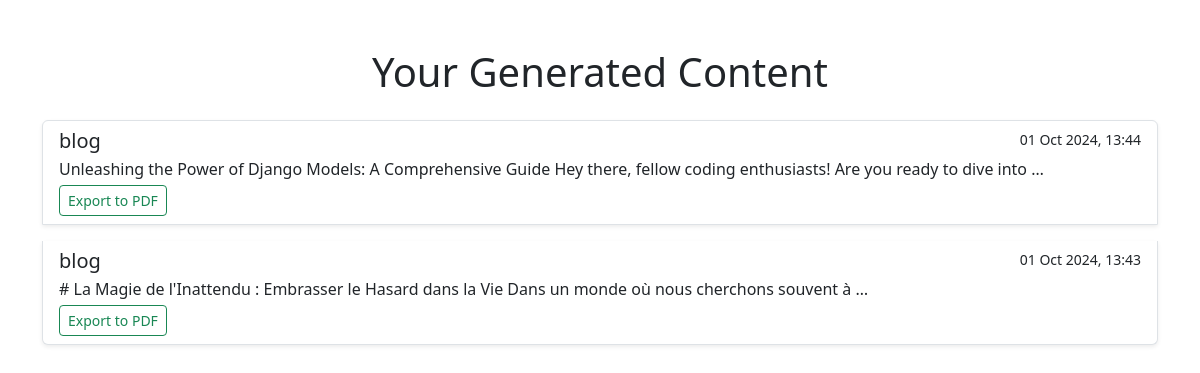
Page /history/ (signed in) on the committed database.
### main/models.py (models this page shows, shortened)
class GeneratedContent(models.Model):
    user = models.ForeignKey(User, on_delete=models.CASCADE)
    content_type = models.CharField(max_length=100)
    prompt = models.TextField()
    tone = models.CharField(max_length=100)
    generated_text = models.TextField()
    created_at = models.DateTimeField(auto_now_add=True)
    content_type_count = models.PositiveIntegerField(default=0)

### main/views.py (the view)
# urls.py: path("history/", content_history, name="content_history"),
@login_required
def content_history(request):
    content_list = GeneratedContent.objects.filter(user=request.user).order_by(
        "-created_at"
    )
    return render(
        request, "generator/content_history.html", {"content_list": content_list}
    )

### templates/generator/content_history.html (shortened to what this page needs)
{% extends 'base.html' %}
{% block content %}
<div class="mt-5">
    <h1 class="text-center mb-4">Your Generated Content</h1>
    <div class="list-group">
        {% for content in content_list %}
        <div class="list-group-item list-group-item-action flex-column align-items-start mb-3 shadow-sm">
            <div class="d-flex w-100 justify-content-between">
                <h5 class="mb-1">{{ content.content_type }}</h5>
                <small>{{ content.created_at|date:"d M Y, H:i" }}</small>
            </div>
            <p class="mb-1">{{ content.generated_text|truncatewords:20 }}</p>
            <div class="d-flex justify-content-between">
                <a href="{% url 'export_pdf' content.id %}" class="btn btn-outline-success btn-sm">Export to PDF</a>
            </div>
        </div>
        {% endfor %}
    </div>
</div>
{% endblock %}

### templates/base.html (shortened to what this page needs)
<!DOCTYPE html>
<html lang="en">
<head>
    <link href="https://cdn.jsdelivr.net/npm/bootstrap@5.3.0-alpha3/dist/css/bootstrap.min.css" rel="stylesheet">
</head>
<body>
    <div class="container">
        {% block content %}
        {% endblock %}
    </div>
</body>
</html>

### rows in the picture
GeneratedContent: content_type "blog", created_at "01 Oct 2024, 13:44", generated_text "Unleashing the Power of Django Models: A Comprehensive Guide Hey there, fellow coding enthusiasts! Are you ready to dive into …"
GeneratedContent: content_type "blog", created_at "01 Oct 2024, 13:43", generated_text "# La Magie de l'Inattendu : Embrasser le Hasard dans la Vie Dans un monde où nous cherchons souvent à …"
